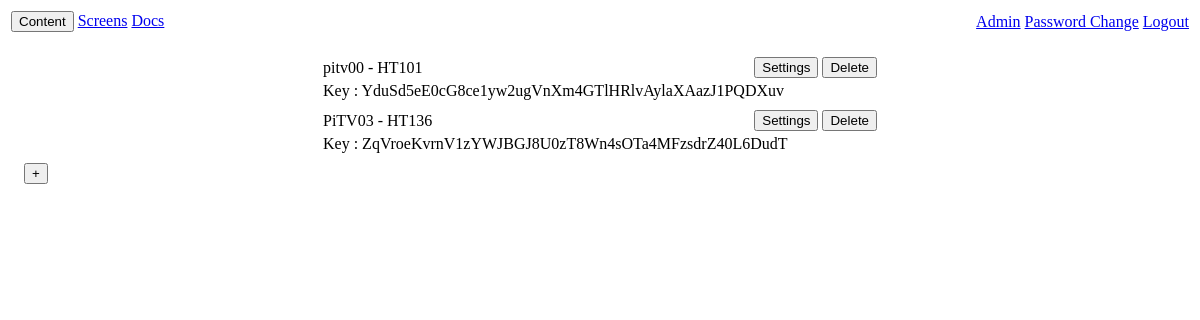
/screens (signed in), run on the app's committed database.
### manager/models.py (models this page shows)
class Screen(models.Model):
    tvName = models.CharField("Name", max_length=200)
    hostIP = models.CharField("Host Addr. or IP:", default="192.168.0.X", max_length=2000)
    width = models.IntegerField("Screen Width", default=1920)
    height = models.IntegerField("Screen Height", default=1080)
    key = models.CharField("Key", max_length=48, default="FILL")
    useSchedule = models.BooleanField("Use Schedule", default=False)
    startTime = models.DateTimeField("TV On Time", default=datetime.now, blank=True)
    endTime = models.DateTimeField("TV On Time", default=datetime.now, blank=True)

### manager/views.py (the view)
# urls.py: path('screens', views.screens, name='Screen Settings'),
@login_required
def screens(request):
    print("SCREENS!")
    content = {
        'screens': [],
        'msg':'HI!'
    }
    s = Screen.objects.all().order_by('id')
    for item in s:
        content['screens'].append({
            'id' : item.id,
            'name' : item.tvName,
            'addr' : item.hostIP,
            'width': item.width,
            'height': item.height,
            'useSched':item.useSchedule,
            'starttime':item.startTime.strftime("%H:%M"),
            'endtime': item.endTime.strftime("%H:%M"),
            'key' : item.key
        })
    return render(request, 'screens.html', content)

### manager/templates/screens.html (shortened to what this page needs)
{% load static %}
{% include "preamble.html" %}
<body>
  {% include "appbar.html" %}
  <table width="100%">
    {% for tv in screens %}
    <tr>
      <td align="center">
        <div style="width:35em" align="center">
          <div class="mui-panel" id="screen_{{ tv.id }}">
            <table align="center" width="100%">
              <tr>
                <td align="left">{{ tv.name }}</td>
                <td align="right">
                  <button class="mui-btn mui-btn--small mui-btn--primary" type="button" name="Details{{ tv.name }}" onclick="tsv('settings_{{tv.name}}')">Settings</button>
                  <button class="mui-btn mui-btn--small mui-btn--danger" type="button" name="DelBtn" onclick="deleteScreenConfirm('{{ tv.name }}', '{{ csrf_token }}')">Delete</button>
                </td>
              </tr>
              <tr>
                <td colspan="3">Key : {{tv.key}}</td>
              </tr>
            </table>
          </div>
        </div>
      </td>
    </tr>
    {% endfor %}
  </table>
  <div style="padding-left: 1em; padding-bottom:0.25em; padding-top:0.25em">
    <button type="button" name="add screen" class="mui-btn mui-btn--fab mui-btn--primary" onclick="addScreen()" id="addScreenBtn">+</button>
  </div>
</body>

### data on the page
Screen: name "pitv00 - HT101", key "YduSd5eE0cG8ce1yw2ugVnXm4GTlHRlvAylaXAazJ1PQDXuv"
Screen: name "PiTV03 - HT136", key "ZqVroeKvrnV1zYWJBGJ8U0zT8Wn4sOTa4MFzsdrZ40L6DudT"
